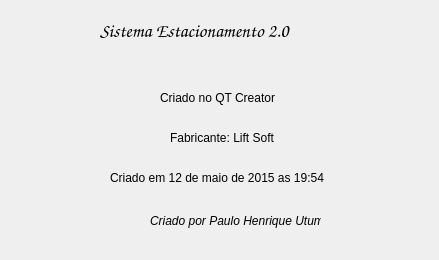
<?xml version="1.0" encoding="UTF-8"?>
<ui version="4.0">
 <class>About</class>
 <widget class="QDialog" name="About">
  <property name="geometry">
   <rect>
    <x>0</x>
    <y>0</y>
    <width>439</width>
    <height>260</height>
   </rect>
  </property>
  <property name="windowTitle">
   <string>Dialog</string>
  </property>
  <widget class="QLabel" name="label">
   <property name="geometry">
    <rect>
     <x>100</x>
     <y>20</y>
     <width>251</width>
     <height>21</height>
    </rect>
   </property>
   <property name="font">
    <font>
     <family>Comic Sans MS</family>
     <pointsize>14</pointsize>
     <weight>75</weight>
     <bold>true</bold>
    </font>
   </property>
   <property name="text">
    <string>Sistema Estacionamento 2.0</string>
   </property>
  </widget>
  <widget class="QLabel" name="label_2">
   <property name="geometry">
    <rect>
     <x>150</x>
     <y>210</y>
     <width>171</width>
     <height>21</height>
    </rect>
   </property>
   <property name="font">
    <font>
     <family>Arial</family>
     <pointsize>9</pointsize>
     <italic>true</italic>
    </font>
   </property>
   <property name="text">
    <string>Criado por Paulo Henrique Utumi</string>
   </property>
  </widget>
  <widget class="QLabel" name="label_3">
   <property name="geometry">
    <rect>
     <x>110</x>
     <y>170</y>
     <width>241</width>
     <height>16</height>
    </rect>
   </property>
   <property name="text">
    <string>Criado em 12 de maio de 2015 as 19:54</string>
   </property>
  </widget>
  <widget class="QLabel" name="label_4">
   <property name="geometry">
    <rect>
     <x>170</x>
     <y>130</y>
     <width>121</width>
     <height>16</height>
    </rect>
   </property>
   <property name="text">
    <string>Fabricante: Lift Soft</string>
   </property>
  </widget>
  <widget class="QLabel" name="label_5">
   <property name="geometry">
    <rect>
     <x>160</x>
     <y>90</y>
     <width>131</width>
     <height>16</height>
    </rect>
   </property>
   <property name="text">
    <string>Criado no QT Creator</string>
   </property>
  </widget>
 </widget>
 <resources/>
 <connections/>
</ui>
